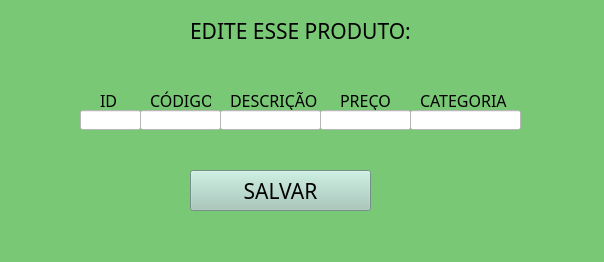
<?xml version="1.0" encoding="UTF-8"?>
<ui version="4.0">
 <class>MainWindow</class>
 <widget class="QMainWindow" name="MainWindow">
  <property name="geometry">
   <rect>
    <x>0</x>
    <y>0</y>
    <width>604</width>
    <height>262</height>
   </rect>
  </property>
  <property name="windowTitle">
   <string>MainWindow</string>
  </property>
  <property name="styleSheet">
   <string notr="true">background-color: rgb(121, 200, 117);</string>
  </property>
  <widget class="QWidget" name="centralwidget">
   <widget class="QLabel" name="label">
    <property name="geometry">
     <rect>
      <x>190</x>
      <y>20</y>
      <width>231</width>
      <height>21</height>
     </rect>
    </property>
    <property name="font">
     <font>
      <family>MS PGothic</family>
      <pointsize>16</pointsize>
     </font>
    </property>
    <property name="text">
     <string>EDITE ESSE PRODUTO:</string>
    </property>
   </widget>
   <widget class="QLabel" name="label_2">
    <property name="geometry">
     <rect>
      <x>100</x>
      <y>90</y>
      <width>61</width>
      <height>21</height>
     </rect>
    </property>
    <property name="font">
     <font>
      <family>MS PGothic</family>
      <pointsize>12</pointsize>
     </font>
    </property>
    <property name="text">
     <string>ID</string>
    </property>
   </widget>
   <widget class="QLabel" name="label_3">
    <property name="geometry">
     <rect>
      <x>150</x>
      <y>90</y>
      <width>61</width>
      <height>21</height>
     </rect>
    </property>
    <property name="font">
     <font>
      <family>MS PGothic</family>
      <pointsize>12</pointsize>
     </font>
    </property>
    <property name="text">
     <string>CÓDIGO</string>
    </property>
   </widget>
   <widget class="QLabel" name="label_4">
    <property name="geometry">
     <rect>
      <x>230</x>
      <y>90</y>
      <width>121</width>
      <height>21</height>
     </rect>
    </property>
    <property name="font">
     <font>
      <family>MS PGothic</family>
      <pointsize>12</pointsize>
     </font>
    </property>
    <property name="text">
     <string>DESCRIÇÃO</string>
    </property>
   </widget>
   <widget class="QLabel" name="label_5">
    <property name="geometry">
     <rect>
      <x>340</x>
      <y>90</y>
      <width>81</width>
      <height>21</height>
     </rect>
    </property>
    <property name="font">
     <font>
      <family>MS PGothic</family>
      <pointsize>12</pointsize>
     </font>
    </property>
    <property name="text">
     <string>PREÇO</string>
    </property>
   </widget>
   <widget class="QLabel" name="label_6">
    <property name="geometry">
     <rect>
      <x>420</x>
      <y>90</y>
      <width>91</width>
      <height>21</height>
     </rect>
    </property>
    <property name="font">
     <font>
      <family>MS PGothic</family>
      <pointsize>12</pointsize>
     </font>
    </property>
    <property name="text">
     <string>CATEGORIA</string>
    </property>
   </widget>
   <widget class="QLineEdit" name="lineEdit">
    <property name="geometry">
     <rect>
      <x>80</x>
      <y>110</y>
      <width>61</width>
      <height>20</height>
     </rect>
    </property>
    <property name="styleSheet">
     <string notr="true">background-color: rgb(255, 255, 255);</string>
    </property>
   </widget>
   <widget class="QLineEdit" name="lineEdit_2">
    <property name="geometry">
     <rect>
      <x>140</x>
      <y>110</y>
      <width>81</width>
      <height>20</height>
     </rect>
    </property>
    <property name="styleSheet">
     <string notr="true">background-color: rgb(255, 255, 255);</string>
    </property>
   </widget>
   <widget class="QLineEdit" name="lineEdit_3">
    <property name="geometry">
     <rect>
      <x>220</x>
      <y>110</y>
      <width>101</width>
      <height>20</height>
     </rect>
    </property>
    <property name="styleSheet">
     <string notr="true">background-color: rgb(255, 255, 255);</string>
    </property>
   </widget>
   <widget class="QLineEdit" name="lineEdit_4">
    <property name="geometry">
     <rect>
      <x>320</x>
      <y>110</y>
      <width>91</width>
      <height>20</height>
     </rect>
    </property>
    <property name="styleSheet">
     <string notr="true">background-color: rgb(255, 255, 255);</string>
    </property>
   </widget>
   <widget class="QLineEdit" name="lineEdit_5">
    <property name="geometry">
     <rect>
      <x>410</x>
      <y>110</y>
      <width>111</width>
      <height>20</height>
     </rect>
    </property>
    <property name="styleSheet">
     <string notr="true">background-color: rgb(255, 255, 255);</string>
    </property>
   </widget>
   <widget class="QPushButton" name="buttonSalvar">
    <property name="geometry">
     <rect>
      <x>190</x>
      <y>170</y>
      <width>181</width>
      <height>41</height>
     </rect>
    </property>
    <property name="font">
     <font>
      <family>MS PGothic</family>
      <pointsize>16</pointsize>
     </font>
    </property>
    <property name="styleSheet">
     <string notr="true">background-color: rgb(162, 200, 186);</string>
    </property>
    <property name="text">
     <string>SALVAR</string>
    </property>
   </widget>
  </widget>
  <widget class="QMenuBar" name="menubar">
   <property name="geometry">
    <rect>
     <x>0</x>
     <y>0</y>
     <width>604</width>
     <height>21</height>
    </rect>
   </property>
  </widget>
  <widget class="QStatusBar" name="statusbar"/>
 </widget>
 <resources/>
 <connections/>
</ui>
